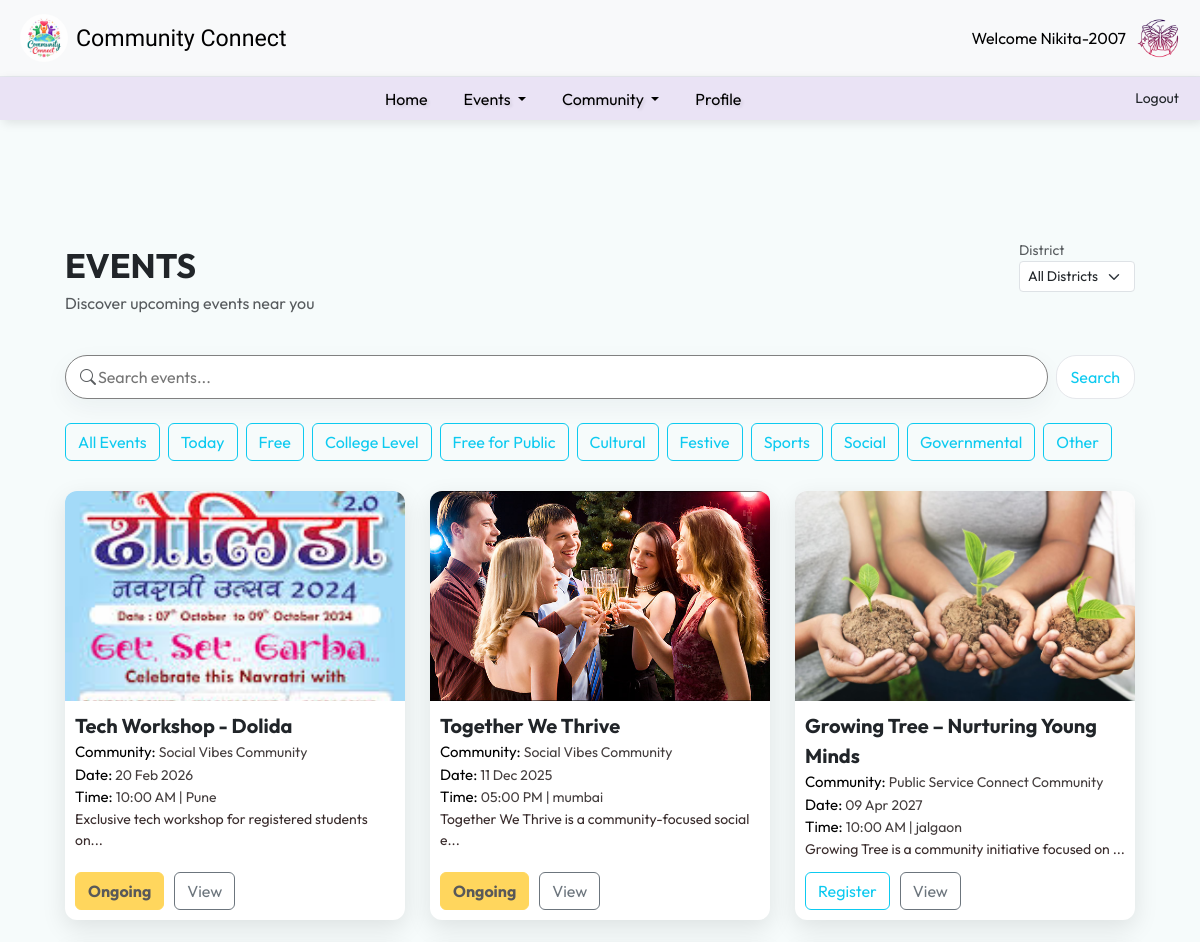
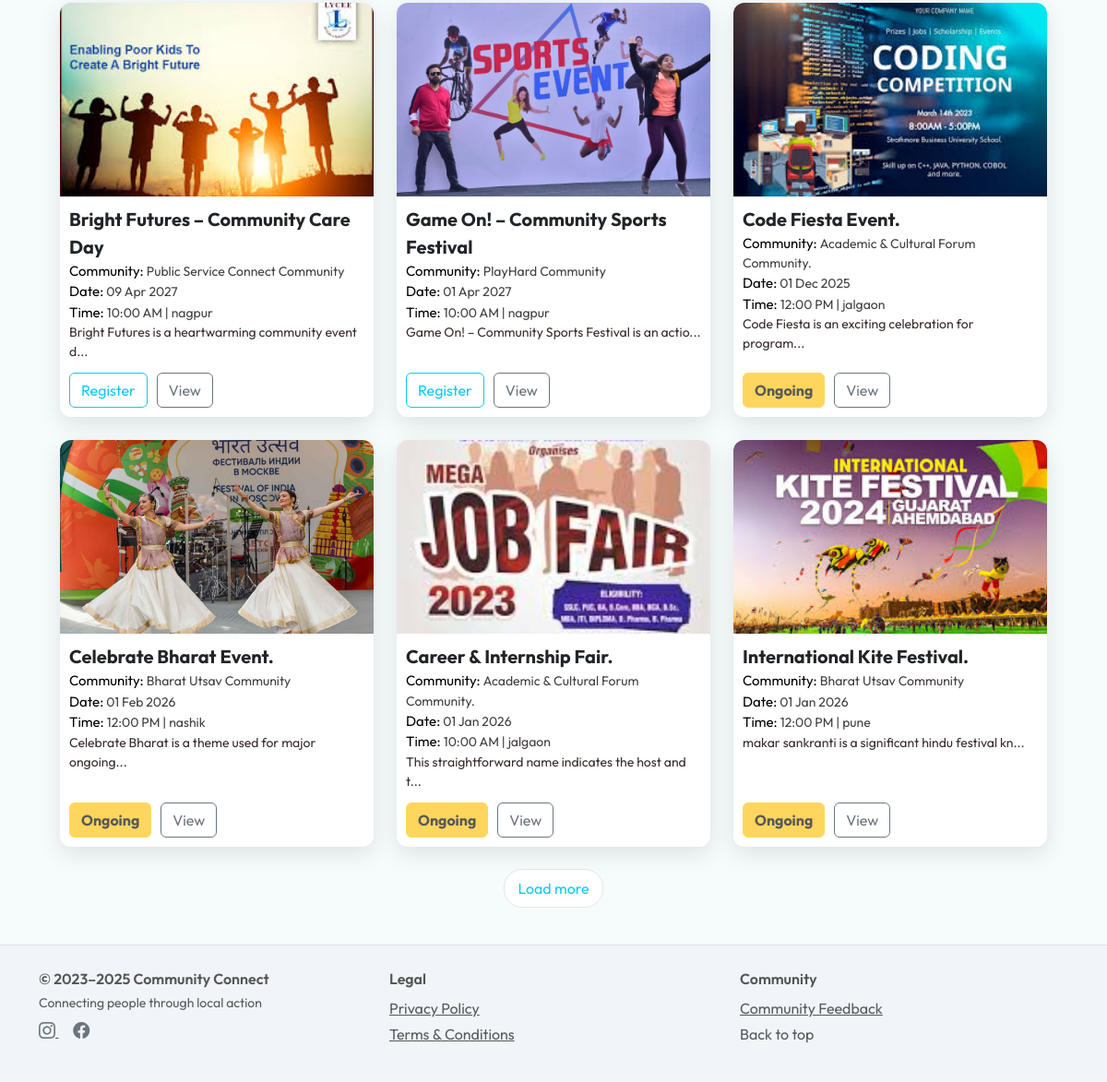
The page /event.php (signed in) on the database its author committed (2 pictures, top to bottom).
### tables this page shows
CREATE TABLE `community_events` (
  `id` int(11) NOT NULL,
  `event_name` varchar(255) NOT NULL,
  `category` varchar(100) NOT NULL,
  `other_category` varchar(255) DEFAULT NULL,
  `district` varchar(100) NOT NULL,
  `start_time` time DEFAULT NULL,
  `end_time` time DEFAULT NULL,
  `date` date DEFAULT NULL,
  `registration_deadline` varchar(255) NOT NULL,
  `image` varchar(255) DEFAULT 'default_event.jpg',
  `event_type` varchar(150) NOT NULL,
  `event_ty` varchar(255) NOT NULL,
  `location` varchar(255) NOT NULL,
  `about` text DEFAULT NULL,
  `created_at` timestamp NOT NULL DEFAULT current_timestamp(),
  `created_by` int(11) NOT NULL,
  `Community` int(11) DEFAULT NULL,
  `event_code` varchar(50) DEFAULT NULL,
  `privacy` varchar(10) NOT NULL DEFAULT 'public',
  `details` text DEFAULT NULL,
  `status` enum('Upcoming','Ongoing','Completed','Cancelled') DEFAULT 'Upcoming'
);

CREATE TABLE `communities` (
  `id` int(11) NOT NULL,
  `community_name` varchar(255) NOT NULL,
  `category` varchar(100) NOT NULL,
  `other_category` varchar(100) DEFAULT NULL,
  `privacy` varchar(100) NOT NULL,
  `image` varchar(255) DEFAULT NULL,
  `district` varchar(100) NOT NULL,
  `about` varchar(300) DEFAULT NULL,
  `created_at` timestamp NOT NULL DEFAULT current_timestamp(),
  `created_by` int(11) NOT NULL
);

### event.php (the view, shortened to what this page needs)
<?php
 include 'userHead.php';
  include 'userNav.php';
?>
 <?php
$conn = mysqli_connect("localhost", "root", "", "community_connect");
$selectedDistrict = isset($_GET['district']) ? $_GET['district'] : 'all';
$event_query = "
    SELECT community_events.*, communities.community_name
    FROM community_events
    JOIN communities ON community_events.community = communities.id
    WHERE 1
";
$event_query .= " ORDER BY community_events.id DESC";
$event_result = mysqli_query($conn, $event_query);
?>
<!DOCTYPE html>
<html lang="en">
<head>
    <link rel="stylesheet" href="style.css">
    <link rel="stylesheet" href="userStyle.css">
    <link href="https://cdn.jsdelivr.net/npm/bootstrap@5.3.8/dist/css/bootstrap.min.css" rel="stylesheet">
    <link href="https://cdn.jsdelivr.net/npm/bootstrap-icons@1.10.5/font/bootstrap-icons.css" rel="stylesheet">
</head>
<body>
    <div class="event-page">
        <div class="d-flex justify-content-between align-items-start mb-4">
            <div>
                <div class="title-lg">EVENTS</div>
                <p class="text-muted">Discover upcoming events near you</p>
            </div>
            <form method="GET" action="event.php">
                <label class="small text-muted">District</label><br>
                <select name="district" class="form-select form-select-sm w-auto" onchange="this.form.submit()">
                    <option value="all" <?= ($selectedDistrict=='all')?'selected':''; ?>>
                        All Districts
                    </option>
                </select>
            </form>
        </div>
        <form class="mb-4 d-flex gap-2" method="GET" action="event.php">
            <div class="search-box flex-grow-1">
                <i class="bi bi-search text-muted"></i>
                <input type="search" name="q" placeholder="Search events...">
            </div>
            <button class="btn btn-outline-info filter-pill">Search</button>
        </form>
            <form method="GET" action="event.php">
                <div class="d-flex gap-2 flex-wrap">
                    <button name="free" value="1" class="btn btn-outline-info">All Events</button>
                    <button name="date" value="today" class="btn btn-outline-info">Today</button>
                     <button name="free" value="1" class="btn btn-outline-info">Free</button>
                    <button name="category" value="college-level" class="btn btn-outline-info">College Level</button>
                    <button name="category" value="free-public" class="btn btn-outline-info">Free for Public</button>
                    <button name="category" value="cultural" class="btn btn-outline-info">Cultural</button>
                    <button name="category" value="festive" class="btn btn-outline-info">Festive</button>
                    <button name="category" value="sports" class="btn btn-outline-info">Sports</button>
                    <button name="category" value="social" class="btn btn-outline-info">Social</button>
                    <button name="category" value="governmental" class="btn btn-outline-info">Governmental</button>
                    <button name="free" value="1" class="btn btn-outline-info">Other</button>
                </div>
            </form>
<div class="event-grid">
    <?php while ($row = mysqli_fetch_assoc($event_result)) { ?>
        <div class="event-card-square" style="position: relative; display: flex; flex-direction: column;">
            <img src="<?php echo !empty($row['image']) ? $row['image'] : 'https://via.placeholder.com/300x210?text=No+Image'; ?>" alt="<?php echo $row['event_name']; ?>">
            <div class="event-content" style="flex: 1; padding-bottom: 50px;">
                <div class="event-title">
                    <?php echo $row['event_name']; ?>
                </div>
                <div class="event-meta">
                    <span>Community: </span> <?php echo $row['community_name']; ?>
                </div>
                <div class="event-meta">
                     <span>Date:</span> <?php echo date("d M Y", strtotime($row['date'])); ?><br>
                     <span>Time: </span><?php echo date("h:i A", strtotime($row['start_time'])); ?> | <?php echo $row['district']; ?>
                </div>
                <div class="event-description">
                    <?php
                        $desc = strip_tags($row['about']);
                        if(strlen($desc) > 50) {
                            echo substr($desc, 0, 50) . "...";
                        } else {
                            echo str_pad($desc, 50, " ");
                        }
                    ?>
                </div>
            </div>
            <div class="event-btn" style="position: absolute; bottom: 10px; left: 10px; display: flex; gap: 10px;">
<?php
$today     = date('Y-m-d');
$eventDate = $row['date'];
if ($eventDate < $today) {
    echo '<button class="btn btn-warning" disabled><b>Ongoing</b></button>';
} elseif ($eventDate == $today) {
    echo '<button class="btn btn-primary" disabled>Ongoing</button>';
} else {
    echo '<a href="registerEvent.php?id='.$row['id'].'" class="btn btn-outline-info">Register</a>';
}
?>
<a href="viewEvent.php?id=<?php echo $row['id']; ?>" class="btn btn-outline-secondary">View</a>
</div>
        </div>
    <?php } ?>
</div>
        <div class="text-center mt-4">
            <a href="#" class="btn btn-outline-info filter-pill">Load more</a>
        </div>
    </div>
    <?php include 'footer.php'; ?>
</body>
</html>

### event.php (style rules this page uses)
html { scroll-behavior: smooth; }
body { font-family: "Outfit", sans-serif; background: #f6fbfb; }
.event-page { max-width: 1100px; margin: 120px auto 40px; padding: 0 15px; }
.title-lg { font-size: 34px; font-weight: 700; }
.search-box { background: #fff; border: 1px solid grey; border-radius: 40px; padding: 8px 14px; display: flex; align-items: center; box-shadow: 0 8px 24px rgba(3, 39, 51, 0.05); }
.search-box input { border: none; outline: none; flex: 1; background: transparent; }
.filter-pill { background: #fff; border-radius: 20px; padding: 8px 14px; border: 1px solid #e5e7eb; cursor: pointer; }
.event-grid { display: grid; grid-template-columns: repeat(auto-fill, minmax(260px, 1fr)); gap: 25px; margin-top: 30px; }
.event-card-square { background: #ffffff; border-radius: 12px; overflow: hidden; box-shadow: 0 8px 24px rgba(0,0,0,0.1); transition: 0.3s; }
.event-card-square img { width: 100%; height: 210px; object-fit: cover; }
.event-content { padding: 10px; }
.event-title { font-size: 20px; font-weight: 700; }
.event-meta { font-size: 14px; color: #443e3eff; }
.event-description { font-size: 14px; color: #392c2cff; margin-bottom: 10px; }
.event-btn { text-align: right; }
span { font-size:15px; color:black; }

### rows shown on the page
community_events: image (picture), event_name "Tech Workshop - Dolida", communities.community_name "Social Vibes Community", date "20 Feb 2026", start_time "10:00 AM", district "Pune", about "Exclusive tech workshop for registered students on", shows "Ongoing"
community_events: image (picture), event_name "Together We Thrive", communities.community_name "Social Vibes Community", date "11 Dec 2025", start_time "05:00 PM", district "mumbai", about "Together We Thrive is a community-focused social e", shows "Ongoing"
community_events: image (picture), event_name "Growing Tree – Nurturing Young Minds", communities.community_name "Public Service Connect Community", date "09 Apr 2027", start_time "10:00 AM", district "jalgaon", about "Growing Tree is a community initiative focused on"
community_events: image (picture), event_name "Bright Futures – Community Care Day", communities.community_name "Public Service Connect Community", date "09 Apr 2027", start_time "10:00 AM", district "nagpur", about "Bright Futures is a heartwarming community event d"
community_events: image (picture), event_name "Game On! – Community Sports Festival", communities.community_name "PlayHard Community", date "01 Apr 2027", start_time "10:00 AM", district "nagpur", about "Game On! – Community Sports Festival is an actio"
community_events: image (picture), event_name "Code Fiesta Event.", communities.community_name "Academic & Cultural Forum Community.", date "01 Dec 2025", start_time "12:00 PM", district "jalgaon", about "Code Fiesta is an exciting celebration for program", shows "Ongoing"
community_events: image (picture), event_name "Celebrate Bharat Event.", communities.community_name "Bharat Utsav Community", date "01 Feb 2026", start_time "12:00 PM", district "nashik", about "Celebrate Bharat is a theme used for major ongoing", shows "Ongoing"
community_events: image (picture), event_name "Career & Internship Fair.", communities.community_name "Academic & Cultural Forum Community.", date "01 Jan 2026", start_time "10:00 AM", district "jalgaon", about "This straightforward name indicates the host and t", shows "Ongoing"
community_events: image (picture), event_name "International Kite Festival.", communities.community_name "Bharat Utsav Community", date "01 Jan 2026", start_time "12:00 PM", district "pune", about "makar sankranti is a significant hindu festival kn", shows "Ongoing"

### other values the page prints
$username "Nikita-2007"
